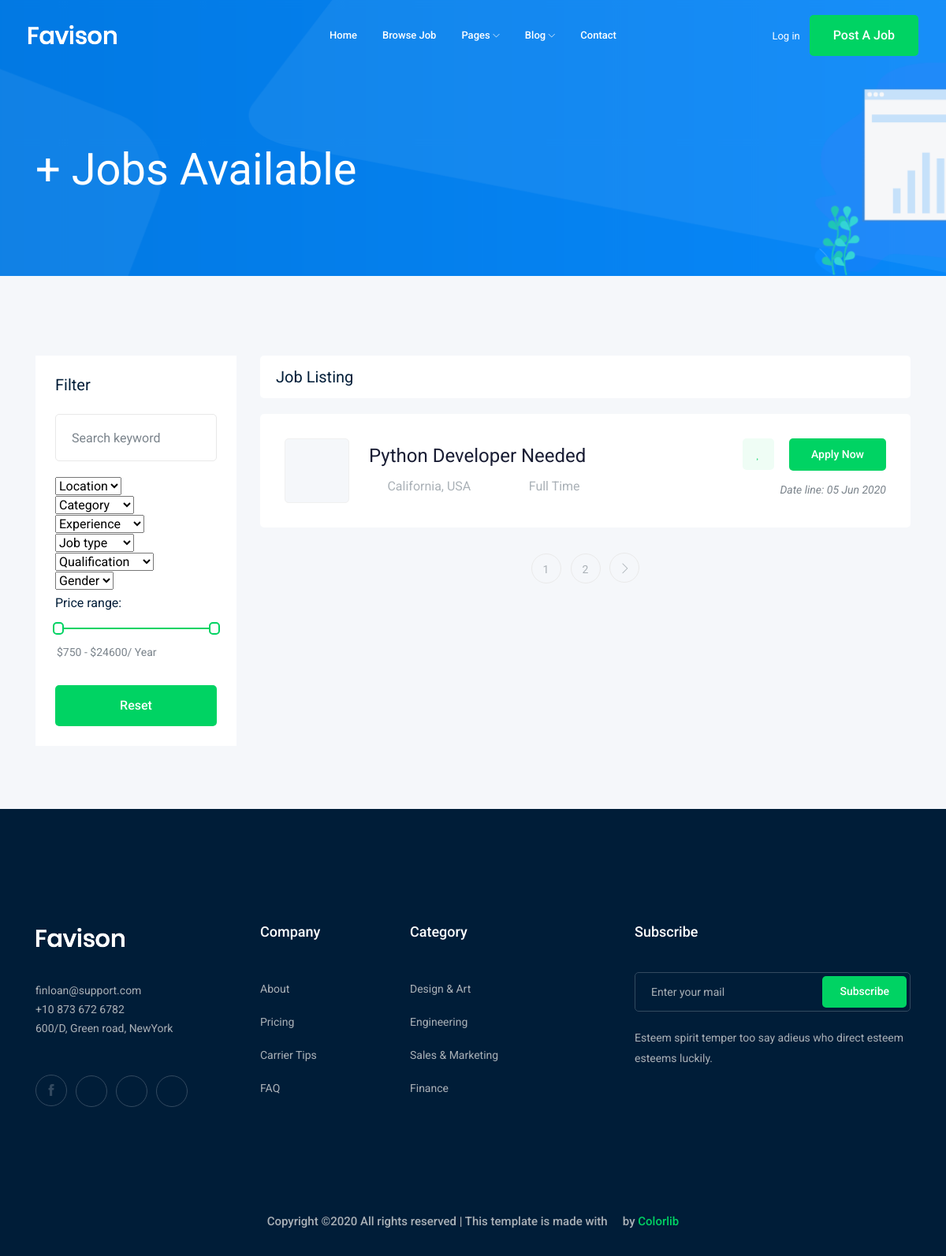
The app's page /jobs/, older data.
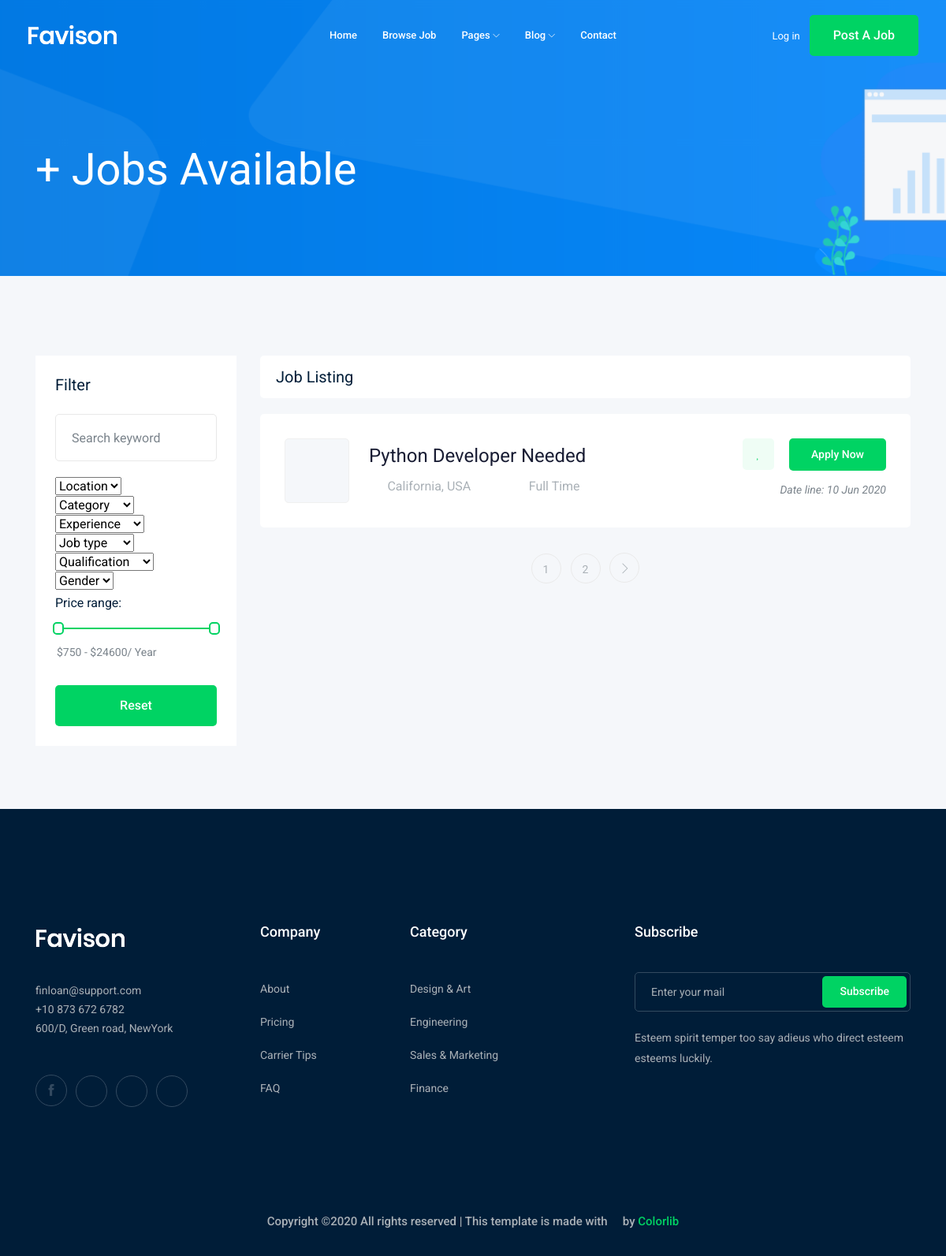
The same page, newer data.
### job/models.py (models this page shows, shortened)
class Job(models.Model):  # table
    title = models.CharField(max_length=100)  # column
    job_type = models.CharField(max_length=15 , choices=JOB_TYPE)
    description = models.TextField(max_length=1000)
    published_at = models.DateTimeField(auto_now=True)
    Vacancy = models.IntegerField(default=1)
    salary = models.IntegerField(default=0)
    experience = models.IntegerField(default=1)
    category = models.ForeignKey('Category',on_delete=models.CASCADE)
    image = models.ImageField(upload_to=image_upload)
    slug = models.SlugField(blank=True, null=True)
    def __str__(self):
        return self.title

### job/views.py (the view)
# urls.py: path('',views.job_list),
def job_list(request):
    job_list = Job.objects.all()
    paginator = Paginator(job_list, 1) # Show 25 contacts per page.
    page_number = request.GET.get('page')
    page_obj = paginator.get_page(page_number)
    context = {'jobs' :page_obj } # template name
    return render(request,'job/job_list.html',context)

### job/templates/job/job_list.html (shortened to what the changed rows need)
{% extends 'base.html' %}
{% block body %}
    <div class="job_listing_area plus_padding">
        <div class="container">
            <div class="row">
                <div class="col-lg-9">
                    <div class="job_lists m-0">
                        <div class="row">
                           {% for job in jobs %}
                            <div class="col-lg-12 col-md-12">
                                <div class="single_jobs white-bg d-flex justify-content-between">
                                    <div class="jobs_left d-flex align-items-center">
                                        <div class="thumb">
                                        </div>
                                        <div class="jobs_conetent">
                                            <a href="{% url 'jobs:job_detail' job.slug %}"><h4>{{job}}</h4></a>
                                            <div class="links_locat d-flex align-items-center">
                                                <div class="location">
                                                    <p> <i class="fa fa-map-marker"></i> California, USA</p>
                                                </div>
                                                <div class="location">
                                                    <p> <i class="fa fa-clock-o"></i> {{job.job_type}}</p>
                                                </div>
                                            </div>
                                        </div>
                                    </div>
                                    <div class="jobs_right">
                                        <div class="apply_now">
                                            <a class="heart_mark" href="#"> <i class="fa fa-heart"></i> </a>
                                            <a href="{% url 'jobs:job_detail' job.slug %}" class="boxed-btn3">Apply Now</a>
                                        </div>
                                        <div class="date">
                                            <p>Date line: {{job.published_at|date:'d M o'}}</p>
                                        </div>
                                    </div>
                                </div>
                            </div>
                            {% endfor %}
                        </div>
                    </div>
                </div>
            </div>
        </div>
    </div>
{% endblock body %}

Row changes from the older to the newer data that the page shows:
changed Job "Python Developer Needed": published_at "05 Jun 2020" → "10 Jun 2020"
